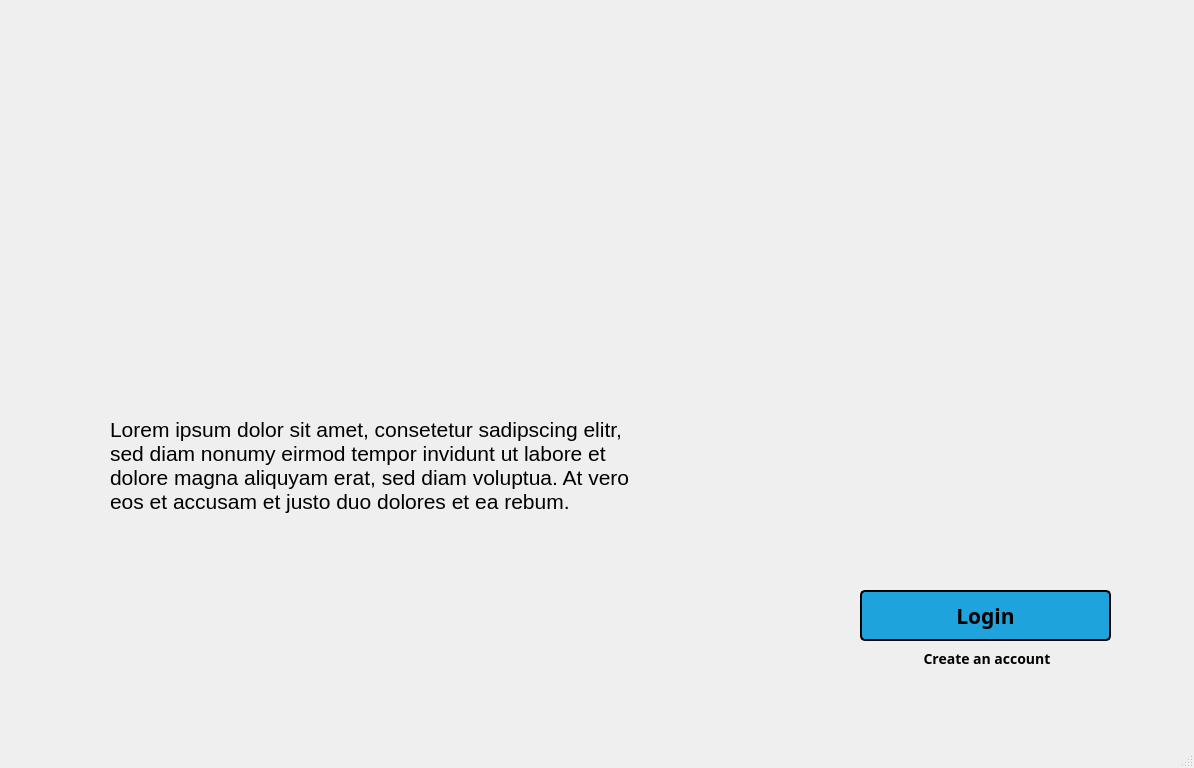
<?xml version="1.0" encoding="UTF-8"?>
<ui version="4.0">
 <class>MainWindow</class>
 <widget class="QMainWindow" name="MainWindow">
  <property name="geometry">
   <rect>
    <x>0</x>
    <y>0</y>
    <width>1194</width>
    <height>768</height>
   </rect>
  </property>
  <property name="sizePolicy">
   <sizepolicy hsizetype="Expanding" vsizetype="Expanding">
    <horstretch>0</horstretch>
    <verstretch>0</verstretch>
   </sizepolicy>
  </property>
  <property name="windowTitle">
   <string>MainWindow</string>
  </property>
  <property name="autoFillBackground">
   <bool>false</bool>
  </property>
  <widget class="QWidget" name="centralwidget">
   <widget class="QLabel" name="label">
    <property name="geometry">
     <rect>
      <x>-30</x>
      <y>-3</y>
      <width>1261</width>
      <height>791</height>
     </rect>
    </property>
    <property name="styleSheet">
     <string notr="true">background-image: url(:/SS/PoseEstimation/Design/Images/splash screen.png);
background-image-color:rgb(0, 0, 0);</string>
    </property>
    <property name="text">
     <string/>
    </property>
    <property name="scaledContents">
     <bool>true</bool>
    </property>
   </widget>
   <widget class="QPushButton" name="LoginBtn">
    <property name="geometry">
     <rect>
      <x>860</x>
      <y>590</y>
      <width>251</width>
      <height>51</height>
     </rect>
    </property>
    <property name="styleSheet">
     <string notr="true">#LoginBtn{
border-radius: 5px;
box-shadow: 0px 3px 6px #000000;
border: 2px solid #000000;
opacity: 1;
font-family: Montserrat;
font-size: 21px;
font-weight: 800;
color: #000000;
background-color: #1EA3DC;
}

QPushButton#LoginBtn:hover{
color: #000000 ;
background-color: #13E1DE;
}</string>
    </property>
    <property name="text">
     <string>Login</string>
    </property>
   </widget>
   <widget class="QPushButton" name="CreateAnAccount">
    <property name="geometry">
     <rect>
      <x>920</x>
      <y>650</y>
      <width>134</width>
      <height>18</height>
     </rect>
    </property>
    <property name="font">
     <font>
      <family>Montserrat</family>
      <pointsize>-1</pointsize>
      <weight>75</weight>
      <italic>false</italic>
      <bold>true</bold>
      <strikeout>false</strikeout>
      <kerning>true</kerning>
     </font>
    </property>
    <property name="styleSheet">
     <string notr="true">#CreateAnAccount{
color: var(--unnamed-color-3cb44a);
font: normal normal bold 14px Montserrat;
color: #000000;
opacity: 1;
background-color: Transparent;
 background-repeat: no-repeat;
 border: none;
 cursor: pointer;
 overflow: hidden;
 outline: none;

}</string>
    </property>
    <property name="text">
     <string>Create an account</string>
    </property>
   </widget>
   <widget class="QLabel" name="label_2">
    <property name="geometry">
     <rect>
      <x>1060</x>
      <y>650</y>
      <width>18</width>
      <height>18</height>
     </rect>
    </property>
    <property name="styleSheet">
     <string notr="true">filter: opacity(0.4) drop-shadow(0 0 0 red); </string>
    </property>
    <property name="text">
     <string/>
    </property>
   </widget>
   <widget class="QLabel" name="label_3">
    <property name="geometry">
     <rect>
      <x>110</x>
      <y>350</y>
      <width>541</width>
      <height>231</height>
     </rect>
    </property>
    <property name="font">
     <font>
      <pointsize>16</pointsize>
     </font>
    </property>
    <property name="lineWidth">
     <number>1</number>
    </property>
    <property name="text">
     <string>Lorem ipsum dolor sit amet, consetetur sadipscing elitr, sed diam nonumy eirmod tempor invidunt ut labore et dolore magna aliquyam erat, sed diam voluptua. At vero eos et accusam et justo duo dolores et ea rebum. </string>
    </property>
    <property name="wordWrap">
     <bool>true</bool>
    </property>
   </widget>
  </widget>
  <widget class="QMenuBar" name="menubar">
   <property name="geometry">
    <rect>
     <x>0</x>
     <y>0</y>
     <width>1194</width>
     <height>21</height>
    </rect>
   </property>
  </widget>
  <widget class="QStatusBar" name="statusbar"/>
 </widget>
 <resources>
  <include location="../../../psl/PSLToUrdu/Design/source.qrc"/>
  <include location="../../../psl/PSLToUrdu/Design/CreateAnAccountIcon.qrc"/>
  <include location="../../../psl/PSLToUrdu/Design/Source.qrc"/>
 </resources>
 <connections/>
</ui>
